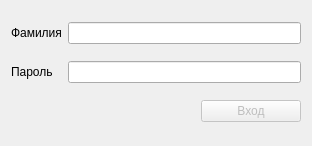
<?xml version="1.0" encoding="UTF-8"?>
<ui version="4.0">
 <class>Auth_dialog</class>
 <widget class="QDialog" name="Auth_dialog">
  <property name="geometry">
   <rect>
    <x>0</x>
    <y>0</y>
    <width>312</width>
    <height>146</height>
   </rect>
  </property>
  <property name="windowTitle">
   <string>Вход</string>
  </property>
  <layout class="QGridLayout" name="gridLayout">
   <item row="0" column="1">
    <widget class="QLineEdit" name="Last_name_text"/>
   </item>
   <item row="0" column="0">
    <widget class="QLabel" name="last_name_lable">
     <property name="text">
      <string>Фамилия</string>
     </property>
    </widget>
   </item>
   <item row="1" column="0">
    <widget class="QLabel" name="password_lable">
     <property name="text">
      <string>Пароль</string>
     </property>
    </widget>
   </item>
   <item row="1" column="1">
    <widget class="QLineEdit" name="Password_text">
     <property name="echoMode">
      <enum>QLineEdit::Password</enum>
     </property>
    </widget>
   </item>
   <item row="2" column="1">
    <layout class="QHBoxLayout" name="horizontalLayout">
     <item>
      <widget class="QLabel" name="Status_label">
       <property name="styleSheet">
        <string notr="true">color: red</string>
       </property>
       <property name="text">
        <string/>
       </property>
      </widget>
     </item>
     <item>
      <spacer name="horizontalSpacer">
       <property name="orientation">
        <enum>Qt::Horizontal</enum>
       </property>
       <property name="sizeHint" stdset="0">
        <size>
         <width>40</width>
         <height>20</height>
        </size>
       </property>
      </spacer>
     </item>
     <item>
      <widget class="QPushButton" name="Auth_button">
       <property name="enabled">
        <bool>false</bool>
       </property>
       <property name="minimumSize">
        <size>
         <width>100</width>
         <height>0</height>
        </size>
       </property>
       <property name="text">
        <string>Вход</string>
       </property>
      </widget>
     </item>
    </layout>
   </item>
  </layout>
 </widget>
 <resources/>
 <connections/>
</ui>
